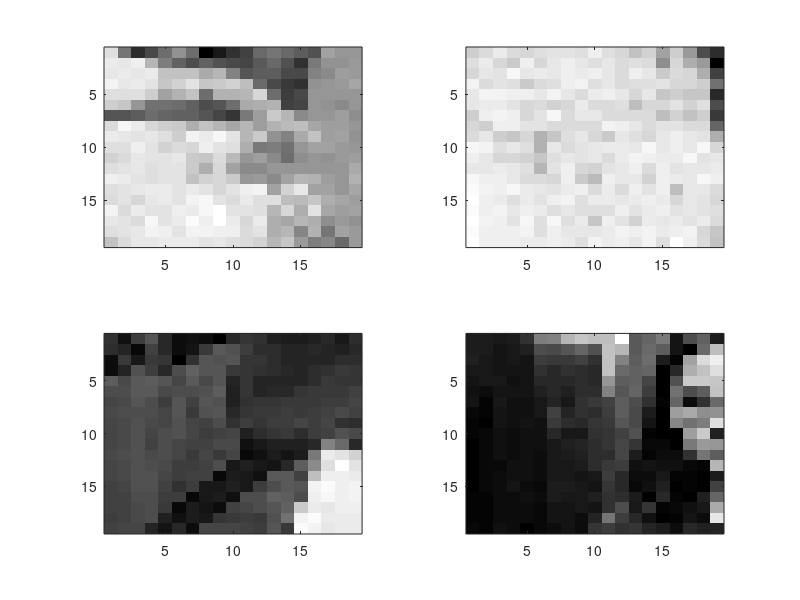
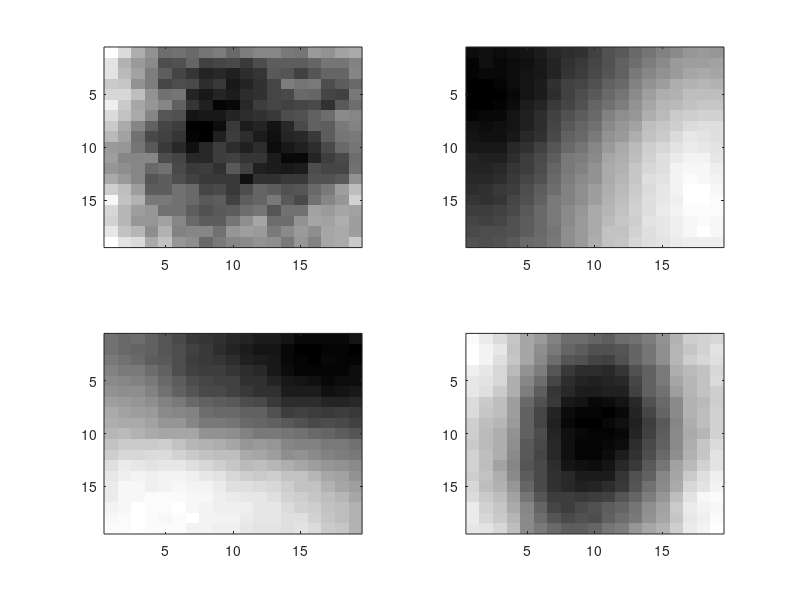
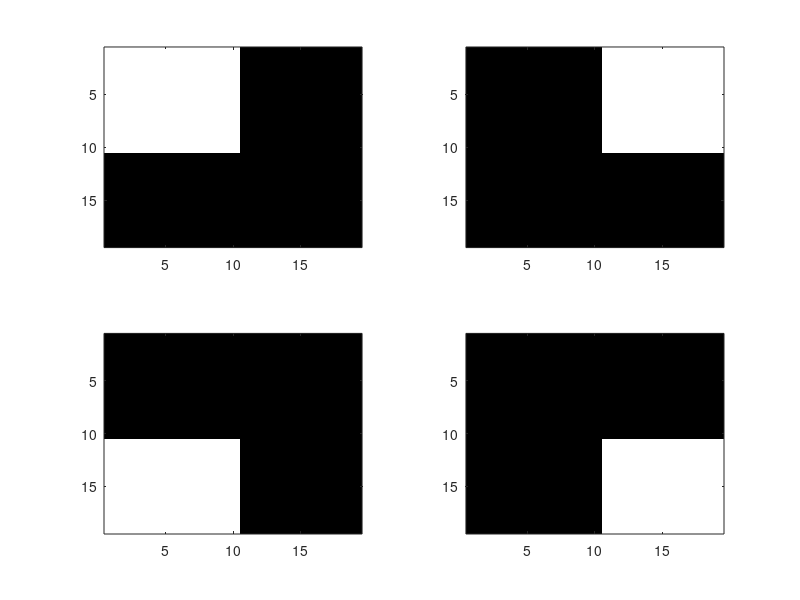

MATLAB code to generate these figures, in order: (Note: this script raises an error after producing the figures.)
load('assignment1bases.mat')

faces = stacks{1};
other = stacks{2};

%% Plot bases
for i = 1:3
    figure(i)
    colormap(gray)
    for j = 1:4
        subplot(2,2,j)
        imagesc(bases{i}(:,:,j))
    end
end

%% Plot faces
figure(1)
colormap(gray)
for i = 1:4
    subplot(2,2,i)
    imagesc(faces(:,:,10*i))
end

%% Plot other 

figure(1)
colormap(gray)
for i = 1:4
    subplot(2,2,i)
    imagesc(other(:,:,randi([1 400])))
end
%% 
no_images = 400;
no_bases = 3;

face_errors = zeros(1,no_images);
other_errors = zeros(1,no_images);

mean_face_errors = zeros(1,no_bases);
mean_other_errors = zeros(1,no_bases);

for i = 1:no_bases
    for j = 1:no_images
        [~, face_errors(j)] = im_proj(faces(:,:,j), bases{i});
        [~, other_errors(j)] = im_proj(other(:,:,j), bases{i});
    end
    mean_face_errors(i) = mean(face_errors);
    mean_other_errors(i) = mean(other_errors);
end


disp('Mean of face errors')
disp(round(mean_face_errors))

disp('Mean of other errors')
disp(round(mean_other_errors))
